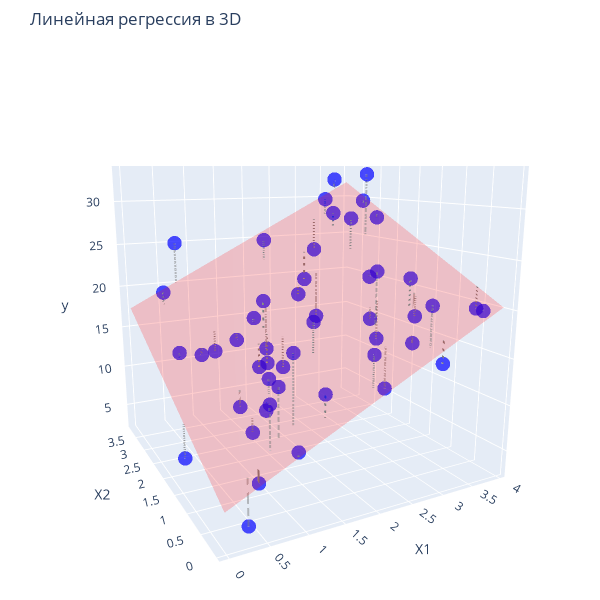

Source (notebook cell):
### Code cell
def plot_regression_3d(
    a: float,
    b: float,
    c: float,
    n: int = 50,
    noise_strength: float = 4,
    save_img: bool = False,
    seed: int = 420,
):
    set_seed(seed)

    # Генерируем данные
    X = 4 * np.random.rand(n, 2)
    y = a * X[:, 1] + b * X[:, 0] + c + noise_strength * np.random.randn(n)

    # Обучаем модель
    model = LinearRegression()
    model.fit(X, y)
    y_pred = model.predict(X)

    # Предсказание
    x0_grid, x1_grid = np.meshgrid(
        np.linspace(X[:, 0].min(), X[:, 0].max(), 20),
        np.linspace(X[:, 1].min(), X[:, 1].max(), 20),
    )
    X_grid = np.c_[x0_grid.ravel(), x1_grid.ravel()]
    y_grid_pred = model.predict(X_grid).reshape(x0_grid.shape)

    # Строим график
    fig = go.Figure()
    fig.add_trace(
        go.Scatter3d(
            x=X[:, 0],
            y=X[:, 1],
            z=y,
            mode="markers",
            marker={"size": 5, "color": "blue", "opacity": 0.7},
            name="Данные",
            showlegend=False,
        )
    )
    fig.add_trace(
        go.Surface(
            x=x0_grid,
            y=x1_grid,
            z=y_grid_pred,
            colorscale=[[0, "rgb(255,0,0)"], [1, "rgb(255,0,0)"]],
            opacity=0.2,
            name="Предсказание",
            showscale=False,
        )
    )

    # Residuals
    for i in range(len(X)):
        fig.add_trace(
            go.Scatter3d(
                x=[X[i, 0], X[i, 0]],
                y=[X[i, 1], X[i, 1]],
                z=[y[i], y_pred[i]],
                mode="lines",
                line={"color": "gray", "width": 4, "dash": "dash"},
                showlegend=False,
            )
        )

    fig.update_layout(
        title="Линейная регрессия в 3D",
        scene={"xaxis_title": "X1", "yaxis_title": "X2", "zaxis_title": "y"},
        scene_camera={
            "eye": {"x": -1, "y": -1.9, "z": 0.5}  # Позиция камеры
        },
        width=600,
        height=600,
        margin=dict(l=30, r=30, t=50, b=20),
    )

    fig.show()
    if save_img:
        save_plotly("linreg3d", fig)


plot_regression_3d(a=3, b=4, c=5, save_img=True)

### Figure 1 — Plotly figure (JSON) as saved in the notebook; plotly's stock layout.template omitted (floating-point values rounded to 4 significant figures; data arrays with more than 128 entries replaced by an {"elided": "..."} marker saying what was removed)
{"data": [{"marker": {"color": "blue", "opacity": 0.7, "size": 5}, "mode": "markers", "name": "Данные", "showlegend": false, "type": "scatter3d", "x": [1.263, 1.068, 3.473, 1.41, 2.505, 0.3689, 0.9485, 3.097, 1.419, 3.07, 3.11, 3.042, 0.8697, 0.5649, 1.75, 1.092, 3.861, 2.579, 3.753, 0.008762, 2.712, 3.132, 0.4482, 1.369, 3.263, 2.509, 2.847, 2.173, 0.9266, 2.913, 3.273, 0.3045, 0.7247, 2.049, 1.027, 1.432, 0.6077, 0.7572, 1.57, 1.624, 3.967, 2.028, 3.859, 0.7144, 3.298, 3.716, 0.758, 2.596, 3.205, 0.8445], "y": [1.812, 0.4357, 2.519, 0.2702, 2.395, 0.2274, 0.9416, 0.1704, 1.877, 3.454, 0.9036, 1.766, 2.481, 0.355, 1.157, 2.196, 2.77, 2.903, 0.1892, 1.385, 1.256, 2.422, 3.548, 2.205, 3.418, 0.598, 1.283, 2.359, 0.04531, 0.2046, 0.983, 2.383, 0.8667, 0.2017, 1.018, 2.016, 2.323, 1.325, 1.689, 2.337, 0.538, 3.236, 3.177, 0.3468, 1.043, 3.866, 3.857, 0.9545, 3.064, 0.3821], "z": [13.2, 17.79, 33.07, 13.86, 16.81, 2.985, 11.09, 15.09, 13.32, 23.49, 22.7, 21.91, 13.98, 6.294, 18.81, 15.61, 27.75, 20.55, 19.86, 6.224, 18.18, 28.02, 19.45, 17.8, 29.88, 12.22, 15.81, 19.7, 9.719, 21.02, 18.42, 14.57, 9.392, 17.06, 14.02, 19.93, 14.16, 10.69, 13.12, 13.81, 19.41, 25.26, 29.67, 13.62, 15.31, 32.26, 24.92, 23.67, 28.3, 15.0]}, {"colorscale": [[0, "rgb(255,0,0)"], [1, "rgb(255,0,0)"]], "name": "Предсказание", "opacity": 0.2, "showscale": false, "type": "surface", "x": {"elided": "20x20 float values"}, "y": {"elided": "20x20 float values"}, "z": {"elided": "20x20 float values"}}, {"line": {"color": "gray", "dash": "dash", "width": 4}, "mode": "lines", "showlegend": false, "type": "scatter3d", "x": [1.263, 1.263], "y": [1.812, 1.812], "z": [13.2, 15.74]}, {"line": {"color": "gray", "dash": "dash", "width": 4}, "mode": "lines", "showlegend": false, "type": "scatter3d", "x": [1.068, 1.068], "y": [0.4357, 0.4357], "z": [17.79, 10.85]}, {"line": {"color": "gray", "dash": "dash", "width": 4}, "mode": "lines", "showlegend": false, "type": "scatter3d", "x": [3.473, 3.473], "y": [2.519, 2.519], "z": [33.07, 25.97]}, {"line": {"color": "gray", "dash": "dash", "width": 4}, "mode": "lines", "showlegend": false, "type": "scatter3d", "x": [1.41, 1.41], "y": [0.2702, 0.2702], "z": [13.86, 11.6]}, {"line": {"color": "gray", "dash": "dash", "width": 4}, "mode": "lines", "showlegend": false, "type": "scatter3d", "x": [2.505, 2.505], "y": [2.395, 2.395], "z": [16.81, 22.05]}, {"line": {"color": "gray", "dash": "dash", "width": 4}, "mode": "lines", "showlegend": false, "type": "scatter3d", "x": [0.3689, 0.3689], "y": [0.2274, 0.2274], "z": [2.985, 7.657]}, {"line": {"color": "gray", "dash": "dash", "width": 4}, "mode": "lines", "showlegend": false, "type": "scatter3d", "x": [0.9485, 0.9485], "y": [0.9416, 0.9416], "z": [11.09, 11.95]}, {"line": {"color": "gray", "dash": "dash", "width": 4}, "mode": "lines", "showlegend": false, "type": "scatter3d", "x": [3.097, 3.097], "y": [0.1704, 0.1704], "z": [15.09, 17.47]}, {"line": {"color": "gray", "dash": "dash", "width": 4}, "mode": "lines", "showlegend": false, "type": "scatter3d", "x": [1.419, 1.419], "y": [1.877, 1.877], "z": [13.32, 16.5]}, {"line": {"color": "gray", "dash": "dash", "width": 4}, "mode": "lines", "showlegend": false, "type": "scatter3d", "x": [3.07, 3.07], "y": [3.454, 3.454], "z": [23.49, 27.33]}, {"line": {"color": "gray", "dash": "dash", "width": 4}, "mode": "lines", "showlegend": false, "type": "scatter3d", "x": [3.11, 3.11], "y": [0.9036, 0.9036], "z": [22.7, 19.74]}, {"line": {"color": "gray", "dash": "dash", "width": 4}, "mode": "lines", "showlegend": false, "type": "scatter3d", "x": [3.042, 3.042], "y": [1.766, 1.766], "z": [21.91, 22.1]}, {"line": {"color": "gray", "dash": "dash", "width": 4}, "mode": "lines", "showlegend": false, "type": "scatter3d", "x": [0.8697, 0.8697], "y": [2.481, 2.481], "z": [13.98, 16.33]}, {"line": {"color": "gray", "dash": "dash", "width": 4}, "mode": "lines", "showlegend": false, "type": "scatter3d", "x": [0.5649, 0.5649], "y": [0.355, 0.355], "z": [6.294, 8.762]}, {"line": {"color": "gray", "dash": "dash", "width": 4}, "mode": "lines", "showlegend": false, "type": "scatter3d", "x": [1.75, 1.75], "y": [1.157, 1.157], "z": [18.81, 15.53]}, {"line": {"color": "gray", "dash": "dash", "width": 4}, "mode": "lines", "showlegend": false, "type": "scatter3d", "x": [1.092, 1.092], "y": [2.196, 2.196], "z": [15.61, 16.28]}, {"line": {"color": "gray", "dash": "dash", "width": 4}, "mode": "lines", "showlegend": false, "type": "scatter3d", "x": [3.861, 3.861], "y": [2.77, 2.77], "z": [27.75, 28.15]}, {"line": {"color": "gray", "dash": "dash", "width": 4}, "mode": "lines", "showlegend": false, "type": "scatter3d", "x": [2.579, 2.579], "y": [2.903, 2.903], "z": [20.55, 23.87]}, {"line": {"color": "gray", "dash": "dash", "width": 4}, "mode": "lines", "showlegend": false, "type": "scatter3d", "x": [3.753, 3.753], "y": [0.1892, 0.1892], "z": [19.86, 19.92]}, {"line": {"color": "gray", "dash": "dash", "width": 4}, "mode": "lines", "showlegend": false, "type": "scatter3d", "x": [0.008762, 0.008762], "y": [1.385, 1.385], "z": [6.224, 9.856]}, {"line": {"color": "gray", "dash": "dash", "width": 4}, "mode": "lines", "showlegend": false, "type": "scatter3d", "x": [2.712, 2.712], "y": [1.256, 1.256], "z": [18.18, 19.35]}, {"line": {"color": "gray", "dash": "dash", "width": 4}, "mode": "lines", "showlegend": false, "type": "scatter3d", "x": [3.132, 3.132], "y": [2.422, 2.422], "z": [28.02, 24.43]}, {"line": {"color": "gray", "dash": "dash", "width": 4}, "mode": "lines", "showlegend": false, "type": "scatter3d", "x": [0.4482, 0.4482], "y": [3.548, 3.548], "z": [19.45, 18.03]}, {"line": {"color": "gray", "dash": "dash", "width": 4}, "mode": "lines", "showlegend": false, "type": "scatter3d", "x": [1.369, 1.369], "y": [2.205, 2.205], "z": [17.8, 17.32]}, {"line": {"color": "gray", "dash": "dash", "width": 4}, "mode": "lines", "showlegend": false, "type": "scatter3d", "x": [3.263, 3.263], "y": [3.418, 3.418], "z": [29.88, 27.93]}, {"line": {"color": "gray", "dash": "dash", "width": 4}, "mode": "lines", "showlegend": false, "type": "scatter3d", "x": [2.509, 2.509], "y": [0.598, 0.598], "z": [12.22, 16.61]}, {"line": {"color": "gray", "dash": "dash", "width": 4}, "mode": "lines", "showlegend": false, "type": "scatter3d", "x": [2.847, 2.847], "y": [1.283, 1.283], "z": [15.81, 19.93]}, {"line": {"color": "gray", "dash": "dash", "width": 4}, "mode": "lines", "showlegend": false, "type": "scatter3d", "x": [2.173, 2.173], "y": [2.359, 2.359], "z": [19.7, 20.73]}, {"line": {"color": "gray", "dash": "dash", "width": 4}, "mode": "lines", "showlegend": false, "type": "scatter3d", "x": [0.9266, 0.9266], "y": [0.04531, 0.04531], "z": [9.719, 9.145]}, {"line": {"color": "gray", "dash": "dash", "width": 4}, "mode": "lines", "showlegend": false, "type": "scatter3d", "x": [2.913, 2.913], "y": [0.2046, 0.2046], "z": [21.02, 16.89]}, {"line": {"color": "gray", "dash": "dash", "width": 4}, "mode": "lines", "showlegend": false, "type": "scatter3d", "x": [3.273, 3.273], "y": [0.983, 0.983], "z": [18.42, 20.57]}, {"line": {"color": "gray", "dash": "dash", "width": 4}, "mode": "lines", "showlegend": false, "type": "scatter3d", "x": [0.3045, 0.3045], "y": [2.383, 2.383], "z": [14.57, 13.97]}, {"line": {"color": "gray", "dash": "dash", "width": 4}, "mode": "lines", "showlegend": false, "type": "scatter3d", "x": [0.7247, 0.7247], "y": [0.8667, 0.8667], "z": [9.392, 10.9]}, {"line": {"color": "gray", "dash": "dash", "width": 4}, "mode": "lines", "showlegend": false, "type": "scatter3d", "x": [2.049, 2.049], "y": [0.2017, 0.2017], "z": [17.06, 13.72]}, {"line": {"color": "gray", "dash": "dash", "width": 4}, "mode": "lines", "showlegend": false, "type": "scatter3d", "x": [1.027, 1.027], "y": [1.018, 1.018], "z": [14.02, 12.46]}, {"line": {"color": "gray", "dash": "dash", "width": 4}, "mode": "lines", "showlegend": false, "type": "scatter3d", "x": [1.432, 1.432], "y": [2.016, 2.016], "z": [19.93, 16.98]}, {"line": {"color": "gray", "dash": "dash", "width": 4}, "mode": "lines", "showlegend": false, "type": "scatter3d", "x": [0.6077, 0.6077], "y": [2.323, 2.323], "z": [14.16, 14.89]}, {"line": {"color": "gray", "dash": "dash", "width": 4}, "mode": "lines", "showlegend": false, "type": "scatter3d", "x": [0.7572, 0.7572], "y": [1.325, 1.325], "z": [10.69, 12.41]}, {"line": {"color": "gray", "dash": "dash", "width": 4}, "mode": "lines", "showlegend": false, "type": "scatter3d", "x": [1.57, 1.57], "y": [1.689, 1.689], "z": [13.12, 16.49]}, {"line": {"color": "gray", "dash": "dash", "width": 4}, "mode": "lines", "showlegend": false, "type": "scatter3d", "x": [1.624, 1.624], "y": [2.337, 2.337], "z": [13.81, 18.65]}, {"line": {"color": "gray", "dash": "dash", "width": 4}, "mode": "lines", "showlegend": false, "type": "scatter3d", "x": [3.967, 3.967], "y": [0.538, 0.538], "z": [19.41, 21.76]}, {"line": {"color": "gray", "dash": "dash", "width": 4}, "mode": "lines", "showlegend": false, "type": "scatter3d", "x": [2.028, 2.028], "y": [3.236, 3.236], "z": [25.26, 22.86]}, {"line": {"color": "gray", "dash": "dash", "width": 4}, "mode": "lines", "showlegend": false, "type": "scatter3d", "x": [3.859, 3.859], "y": [3.177, 3.177], "z": [29.67, 29.38]}, {"line": {"color": "gray", "dash": "dash", "width": 4}, "mode": "lines", "showlegend": false, "type": "scatter3d", "x": [0.7144, 0.7144], "y": [0.3468, 0.3468], "z": [13.62, 9.284]}, {"line": {"color": "gray", "dash": "dash", "width": 4}, "mode": "lines", "showlegend": false, "type": "scatter3d", "x": [3.298, 3.298], "y": [1.043, 1.043], "z": [15.31, 20.85]}, {"line": {"color": "gray", "dash": "dash", "width": 4}, "mode": "lines", "showlegend": false, "type": "scatter3d", "x": [3.716, 3.716], "y": [3.866, 3.866], "z": [32.26, 30.95]}, {"line": {"color": "gray", "dash": "dash", "width": 4}, "mode": "lines", "showlegend": false, "type": "scatter3d", "x": [0.758, 0.758], "y": [3.857, 3.857], "z": [24.92, 20.1]}, {"line": {"color": "gray", "dash": "dash", "width": 4}, "mode": "lines", "showlegend": false, "type": "scatter3d", "x": [2.596, 2.596], "y": [0.9545, 0.9545], "z": [23.67, 18.01]}, {"line": {"color": "gray", "dash": "dash", "width": 4}, "mode": "lines", "showlegend": false, "type": "scatter3d", "x": [3.205, 3.205], "y": [3.064, 3.064], "z": [28.3, 26.64]}, {"line": {"color": "gray", "dash": "dash", "width": 4}, "mode": "lines", "showlegend": false, "type": "scatter3d", "x": [0.8445, 0.8445], "y": [0.3821, 0.3821], "z": [15.0, 9.867]}], "layout": {"height": 600, "margin": {"b": 20, "l": 30, "r": 30, "t": 50}, "scene": {"camera": {"eye": {"x": -1, "y": -1.9, "z": 0.5}}, "xaxis": {"title": {"text": "X1"}}, "yaxis": {"title": {"text": "X2"}}, "zaxis": {"title": {"text": "y"}}}, "title": {"text": "Линейная регрессия в 3D"}, "width": 600}}
